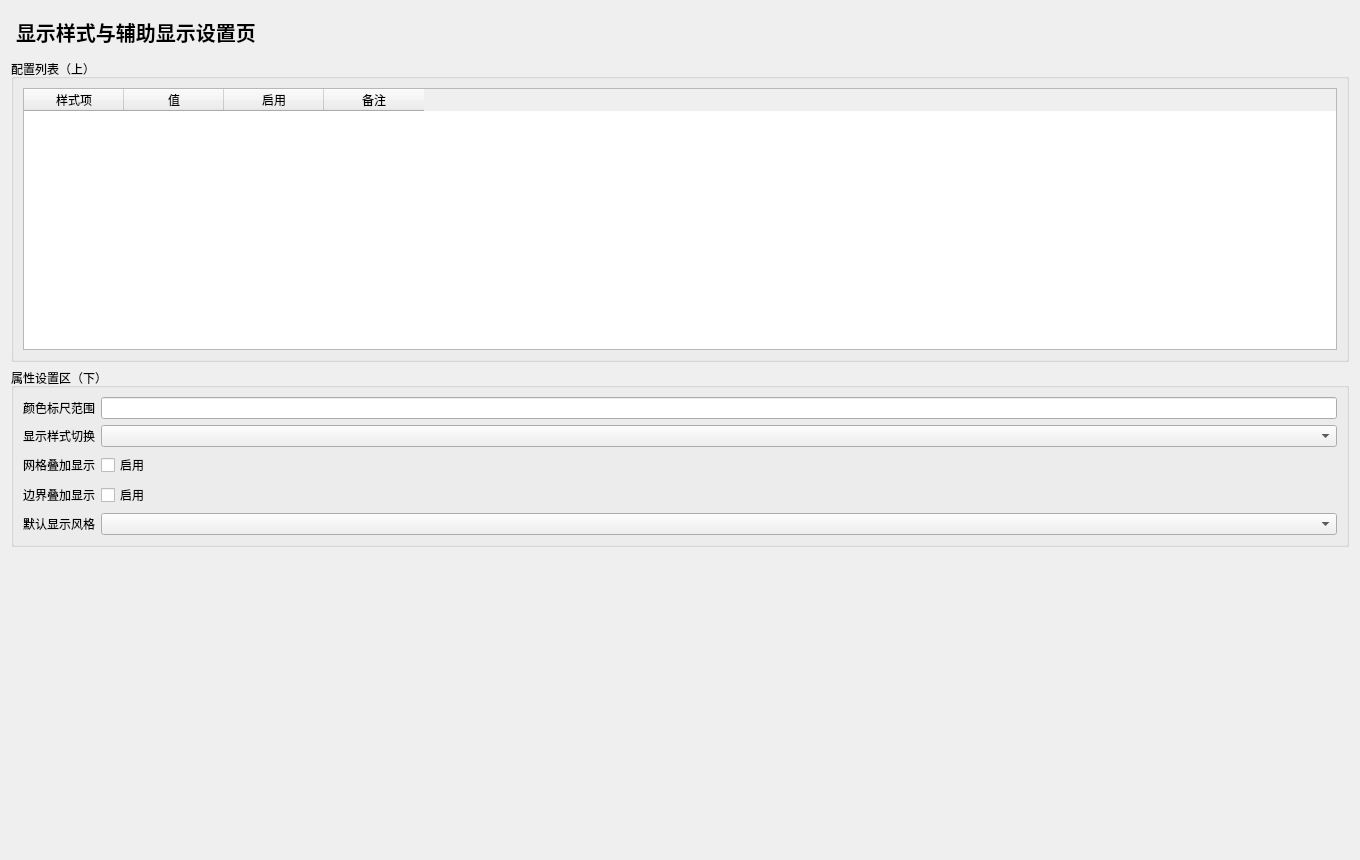
<?xml version="1.0" encoding="UTF-8"?>
<ui version="4.0">
 <class>VisualizationStyleAssistPage</class>
 <widget class="QWidget" name="VisualizationStyleAssistPage">
  <property name="geometry"><rect><x>0</x><y>0</y><width>1360</width><height>860</height></rect></property>
  <layout class="QVBoxLayout" name="rootLayout">
   <item><widget class="QLabel" name="titleLabel"><property name="styleSheet"><string notr="true">font-size:20px;font-weight:700;padding:6px 0;</string></property><property name="text"><string>显示样式与辅助显示设置页</string></property></widget></item>
   <item>
    <widget class="QGroupBox" name="listGroup"><property name="title"><string>配置列表（上）</string></property>
     <layout class="QVBoxLayout" name="listLayout">
      <item><widget class="QTableWidget" name="configTable">
          <column><property name="text"><string>样式项</string></property></column>
          <column><property name="text"><string>值</string></property></column>
          <column><property name="text"><string>启用</string></property></column>
          <column><property name="text"><string>备注</string></property></column>
      </widget></item>
     </layout>
    </widget>
   </item>
   <item>
    <widget class="QGroupBox" name="propertyGroup"><property name="title"><string>属性设置区（下）</string></property>
     <layout class="QGridLayout" name="propertyLayout">
            <item row="0" column="0"><widget class="QLabel" name="f1Label"><property name="text"><string>颜色标尺范围</string></property></widget></item>
            <item row="0" column="1"><widget class="QLineEdit" name="f1Line1"/></item>
            <item row="1" column="0"><widget class="QLabel" name="f2Label"><property name="text"><string>显示样式切换</string></property></widget></item>
            <item row="1" column="1"><widget class="QComboBox" name="f2Combo2"/></item>
            <item row="2" column="0"><widget class="QLabel" name="f3Label"><property name="text"><string>网格叠加显示</string></property></widget></item>
            <item row="2" column="1"><widget class="QCheckBox" name="f3Check3"><property name="text"><string>启用</string></property></widget></item>
            <item row="3" column="0"><widget class="QLabel" name="f4Label"><property name="text"><string>边界叠加显示</string></property></widget></item>
            <item row="3" column="1"><widget class="QCheckBox" name="f4Check4"><property name="text"><string>启用</string></property></widget></item>
            <item row="4" column="0"><widget class="QLabel" name="f5Label"><property name="text"><string>默认显示风格</string></property></widget></item>
            <item row="4" column="1"><widget class="QComboBox" name="f5Combo5"/></item>
     </layout>
    </widget>
   </item>
   <item>
    <spacer name="verticalSpacer">
     <property name="orientation"><enum>Qt::Vertical</enum></property>
     <property name="sizeHint" stdset="0"><size><width>20</width><height>40</height></size></property>
    </spacer>
   </item>
  </layout>
 </widget>
 <resources/>
 <connections/>
</ui>
